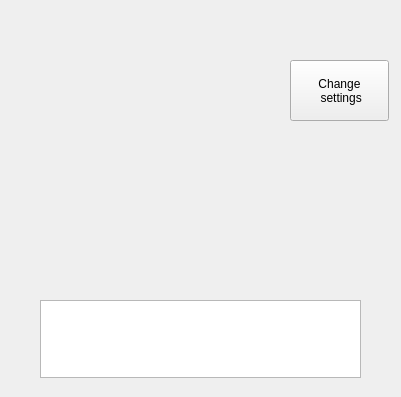
<?xml version="1.0" encoding="UTF-8"?>
<ui version="4.0">
 <class>TicTacToe</class>
 <widget class="QMainWindow" name="TicTacToe">
  <property name="geometry">
   <rect>
    <x>0</x>
    <y>0</y>
    <width>401</width>
    <height>397</height>
   </rect>
  </property>
  <property name="windowTitle">
   <string>MainWindow</string>
  </property>
  <widget class="QWidget" name="centralwidget">
   <widget class="QPushButton" name="change_button">
    <property name="geometry">
     <rect>
      <x>290</x>
      <y>60</y>
      <width>99</width>
      <height>61</height>
     </rect>
    </property>
    <property name="text">
     <string>Change 
 settings</string>
    </property>
   </widget>
   <widget class="QWidget" name="gridLayoutWidget">
    <property name="geometry">
     <rect>
      <x>0</x>
      <y>0</y>
      <width>281</width>
      <height>281</height>
     </rect>
    </property>
    <layout class="QGridLayout" name="gridLayout"/>
   </widget>
   <widget class="QTextEdit" name="textEdit">
    <property name="geometry">
     <rect>
      <x>40</x>
      <y>300</y>
      <width>321</width>
      <height>78</height>
     </rect>
    </property>
   </widget>
  </widget>
 </widget>
 <resources/>
 <connections/>
</ui>
